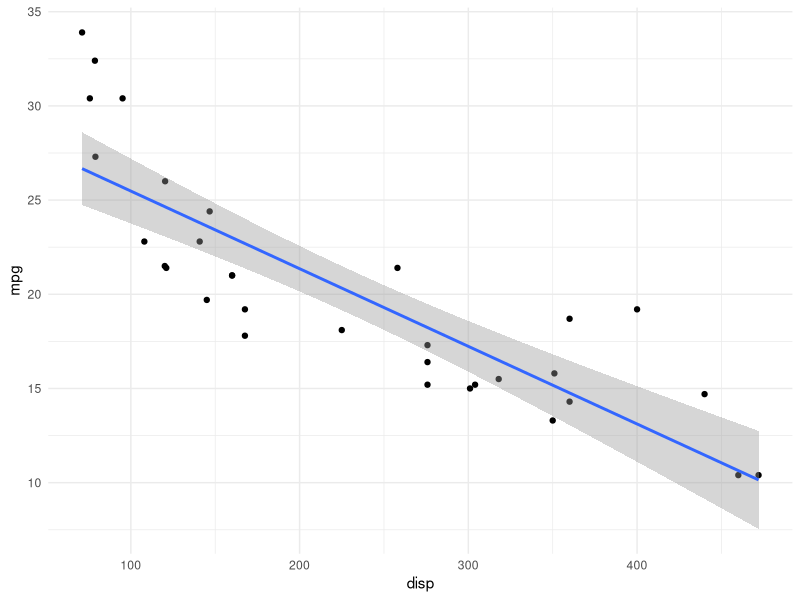
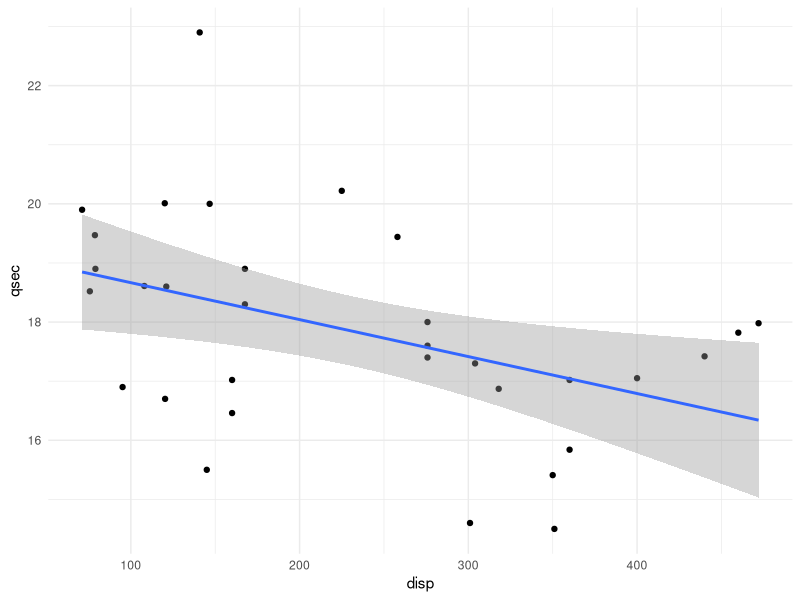

Generate these figures, in order, with R:
library(modelr)
library(broom)
library(tidyverse)
library(fitdistrplus)
install.packages("fitdistrplus")

data("mtcars")
glimpse(mtcars)

mod1 = lm(mpg ~ disp, data = mtcars)
summary(mod1)


ggplot(mtcars, aes(x=disp,y=mpg)) + 
  geom_point() + 
  geom_smooth(method = "lm") +
  theme_minimal()

mod2 = lm(mpg ~ qsec, data = mtcars)

ggplot(mtcars, aes(x=disp,y=qsec)) + 
  geom_point() + 
  geom_smooth(method = "lm") +
  theme_minimal()

mean(mod1$residuals^2)

mean(mod2$residuals^2)


df <- mtcars %>% 
  add_predictions(mod1) 
df[,c("mpg","pred")] %>% head()

newdf = data.frame(disp = c(500,600,700,800,900))

pred = predict(mod1, newdata = newdf)

hyp_preds <- data.frame(disp = newdf$disp,
                        pred = pred)
df$PredictionType <- "Real"
hyp_preds$PredictionType <- "Hypothetical"
fullpreds <- full_join(df,hyp_preds)

g <- ggplot(fullpreds,aes(x=disp,y=pred,color=PredictionType)) +
  geom_point() +
  geom_point(aes(y=mpg),color="Black") +
  theme_minimal()
